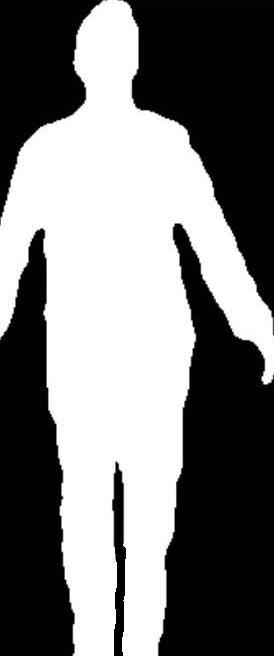
%> input picture Clases/Clase14/files/imagen9.jpg, 274 x 656 px
$ octave ejem10.m   (GNU Octave 9; MATLAB toolbox functions it lacks are replaced by stand-ins)
%> lines starting %> are read from the running program, lines starting %| are printed output that depends on the picture; in (x1, y1, x2, y2) boxes, pixels count from 0 and x2, y2 are one past the last pixel; in counts of white or black regions, pixels touching at a corner belong together; the program's own positions count from 1
clc; clear; close all

pkg load image

function Y = binaria(X)
  Y = zeros(size(X));
  ind_blanco = (X >= 0.5);
  ind_negro = (X < 0.5);
  Y(ind_blanco) = 1;
  Y(ind_negro) = 0;
endfunction

A = imread('files/imagen9.jpg');
%> A is the input picture: size 656x274 uint8; min 0, max 255, mean 121.7
subplot(1,2,1)
imshow(A)
title('Imagen Original')

A = imresize(A, 0.5);
%> A: size 328x137 uint8
A = binaria(im2double(A));
%> in binaria, `ind_blanco = (X >= 0.5);`:
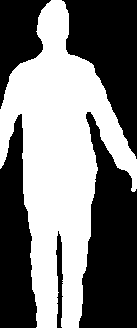
%> ind_blanco: size 328x137 logical; 47.5% white; 1 white region, box (x1, y1, x2, y2) and area: (0, 0, 137, 328) 21363
B = strel('diamond', 1);

k_max = 50;

kB = A;
A_o_kB = imerode(A, kB);
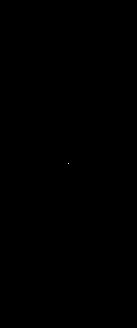
%> A_o_kB: size 328x137 double; values 0 (black) and 1 (white), 0% white in thin lines or dots, all inside (x1, y1, x2, y2) = (68, 163, 69, 164)
S = A_o_kB - imopen(A_o_kB, B);

for k = 2:k_max
  kB = imerode(kB, B);
  A_o_kB = imerode(A, kB);
  S = S | (A_o_kB & ~imopen(A_o_kB, B));
  subplot(1,2,2)
  imshow(S)
  title('Esqueleto de la imagen')
  pause(0.1);
endfor
%> this loop made 49 passes
%> pass 1, `kB = imerode(kB, B);`:
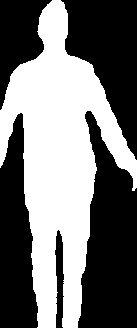
%> kB: size 328x137 double; values 0 (black) and 1 (white), 45.2% white; 1 white region, box (x1, y1, x2, y2) and area: (0, 0, 137, 328) 20289
%> pass 2, `kB = imerode(kB, B);`:
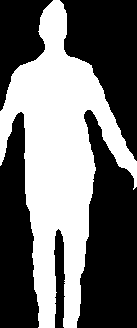
%> kB: size 328x137 double; values 0 (black) and 1 (white), 42.7% white; 1 white region, box (x1, y1, x2, y2) and area: (0, 0, 137, 328) 19210
%> after the loop:
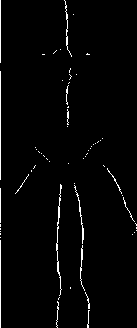
%> S: size 328x137 logical; 2.1% white in thin lines or dots
%> after the loop: kB: size 328x137 double; values 0 (black) and 1 (white), 0.04% white in thin lines or dots, all inside (x1, y1, x2, y2) = (53, 90, 57, 97)

$ run again, with Clases/Clase14/files/imagen1.jpg copied over Clases/Clase14/files/imagen9.jpg
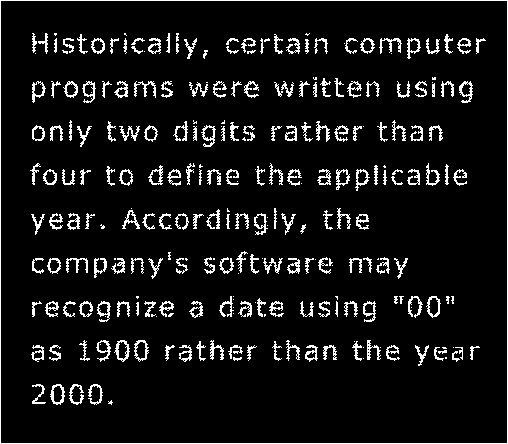
%> input picture Clases/Clase14/files/imagen1.jpg, 508 x 444 px
%> A is the input picture: size 444x508x3 uint8; min 0, max 255, mean 20.3
%> `A = imresize(A, 0.5);`:
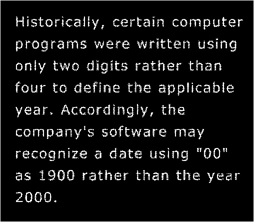
%> A: size 222x254x3 uint8; min 0, max 255, mean 20.6
%> in binaria, `ind_blanco = (X >= 0.5);`:
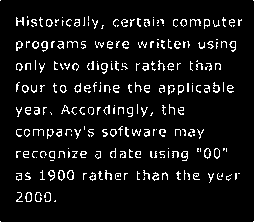
%> ind_blanco: size 222x254x3 logical; 7.2% white in thin lines or dots
%> ind_negro: size 222x254x3 logical; 92.8% white; black in thin lines or dots
%> Y: size 222x254x3 double; values 0 (black) and 1 (white), 7.2% white in thin lines or dots
